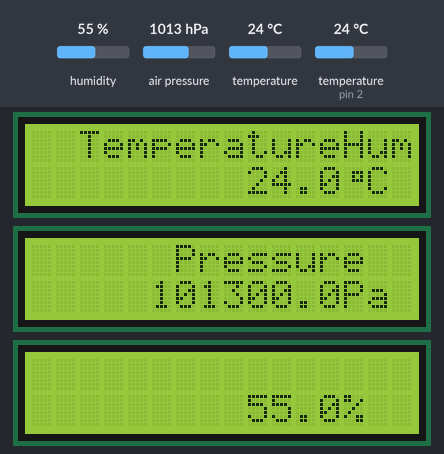
Recording of a program running on a simulated Arduino Nano, built with avr-gcc and run on an emulated ATmega328P. Parts: 3 × 16×2 character LCD. The inputs (shaded band) are chosen by the test bench; at power-on: humidity 55 %, air pressure 1013 hPa, temperature 24 °C, temperature (sensor on pin 2) 24 °C. What the program prints to the serial monitor is not drawn.

Above: at 1.4 s.
1.5 s: humidity set to 22 %
At 3.1 s:
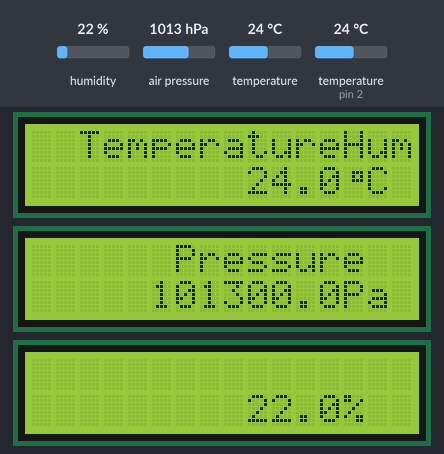
3.7 s: air pressure set to 952 hPa
At 4.2 s:
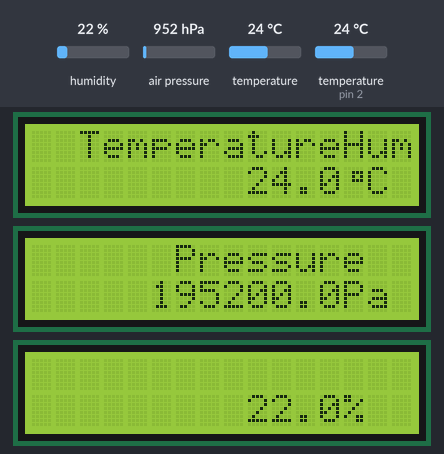
5.2 s: temperature (sensor 0) set to 12 °C
At 6.4 s:
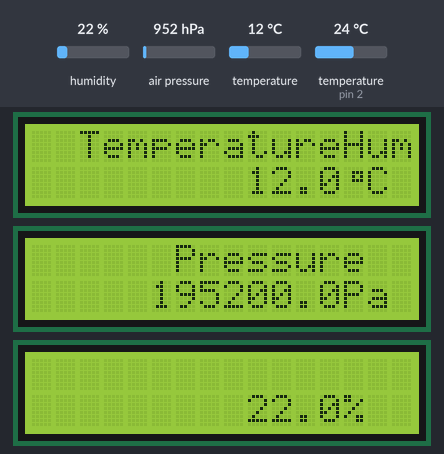
6.7 s: humidity set to 40 %
At 9.4 s:
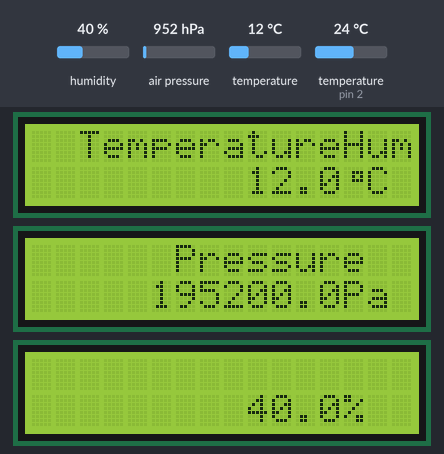
9.8 s: air pressure set to 1000 hPa
At 11.0 s:
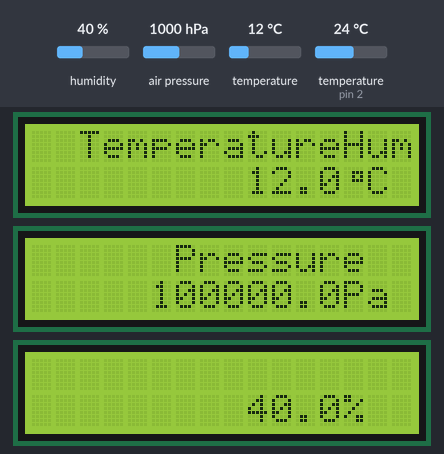
11.3 s: humidity set to 68 %
At 13.3 s:
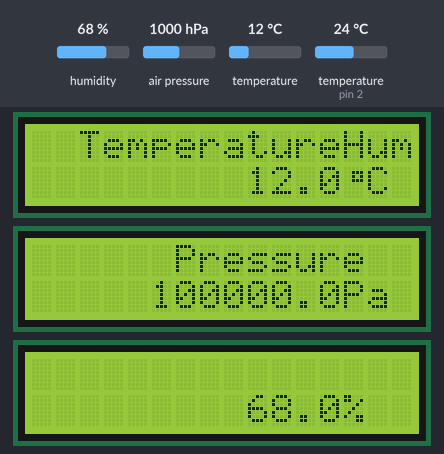
Timing chart, 0 to 14.8 s (numbered marks = the images above; inputs shaded):
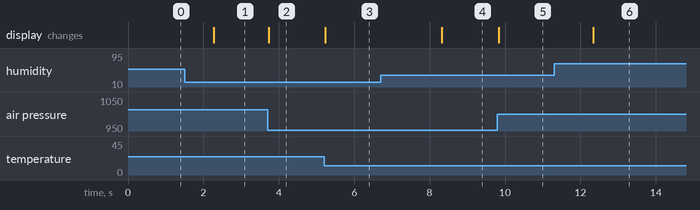

The program:

main.cpp
```cpp
// Please run
// This is stupid, but Im lazy. So what do you expect ?
// This code looks like shit, but Im lazy. So what do you expect ?
#include <Arduino.h>
#include <Wire.h>
#include <Adafruit_Sensor.h>
#include <Adafruit_BMP280.h>
#include <DHT_U.h>
#include <LiquidCrystal_I2C.h>

/*Define some variables*/

const int round_digits = 1;

LiquidCrystal_I2C screen1(0x27, 16, 2); // Binary: 100111
LiquidCrystal_I2C screen2(0x23, 16, 2); // Binary: 100011
LiquidCrystal_I2C screen3(0x25, 16, 2); // Binary: 100101
Adafruit_BMP280 bmp;                    // The address is maybe 0x77 or 0x76, just test both of them ¯\_( ͡° ͜ʖ ͡°)_/¯
DHT dht(2, DHT21);                      // I have no idea what this is

byte degree[8] = {
    0b00000,
    0b00111,
    0b00101,
    0b00111,
    0b00000,
    0b00000,
    0b00000,
    0b00000};

/*Main code*/

// Length of a number as a string
int num_length(double number)
{
    int temp = (int)number;
    int length = (temp == 0) or (temp < 0); // the length should be set to 1 first if the number is zero
                                            // because the loop below will be terminated immediate.
                                            // if the number is negative, then the length is included the "-" character
    while (temp != 0)
    {
        temp /= 10;
        length++;
    }

    return length + round_digits * (round_digits > 0) + (round_digits > 0); // return the length of the number plus the decimal part and
                                                                            // decimal point if there are digits beyond
}

void setup()
{
    Serial.begin(9600);

    screen1.init();
    screen2.init();
    screen3.init();

    screen1.backlight();
    screen2.backlight();
    screen3.backlight();

    bmp.begin(0x76);

    dht.begin(); // I have no idea

    screen1.createChar(0, degree);

    screen1.setCursor(2, 0);
    screen2.setCursor(6, 0);
    screen3.setCursor(6, 0);

    screen1.print("Temperature");
    screen2.print("Pressure");
    screen1.print("Humidity");
}

void loop()
{
    double temperature = bmp.readTemperature();
    double pressure = bmp.readPressure();
    double humidity = dht.readHumidity();

    screen1.setCursor(13 - num_length(temperature), 1); //This mess below should align the text to the right of the screen
    screen1.print(temperature, round_digits);
    screen1.write(0); screen1.print("C"); // °C
    Serial.print(temperature, round_digits);

    screen2.setCursor(13 - num_length(pressure), 1);
    screen2.print(pressure, round_digits);
    screen2.print("Pa");

    if (!isnan(humidity))
    {
        screen3.setCursor(13 - num_length(humidity), 1);
        screen3.print(humidity, round_digits);
        screen3.print("%");
        Serial.print(humidity, round_digits);
    }
}
```

Measured:
- after the input at 1.5 s, the display: changes after 0.77 s (image 1)
- after the input at 3.7 s, the display: changes at once (image 2)
- after the input at 5.2 s, the display: changes at once (image 3)
- after the input at 6.7 s, the display: changes after 1.6 s (image 4)
- after the input at 9.8 s, the display: changes at once (image 5)
- after the input at 11.3 s, the display: changes after 1.0 s (image 6)
